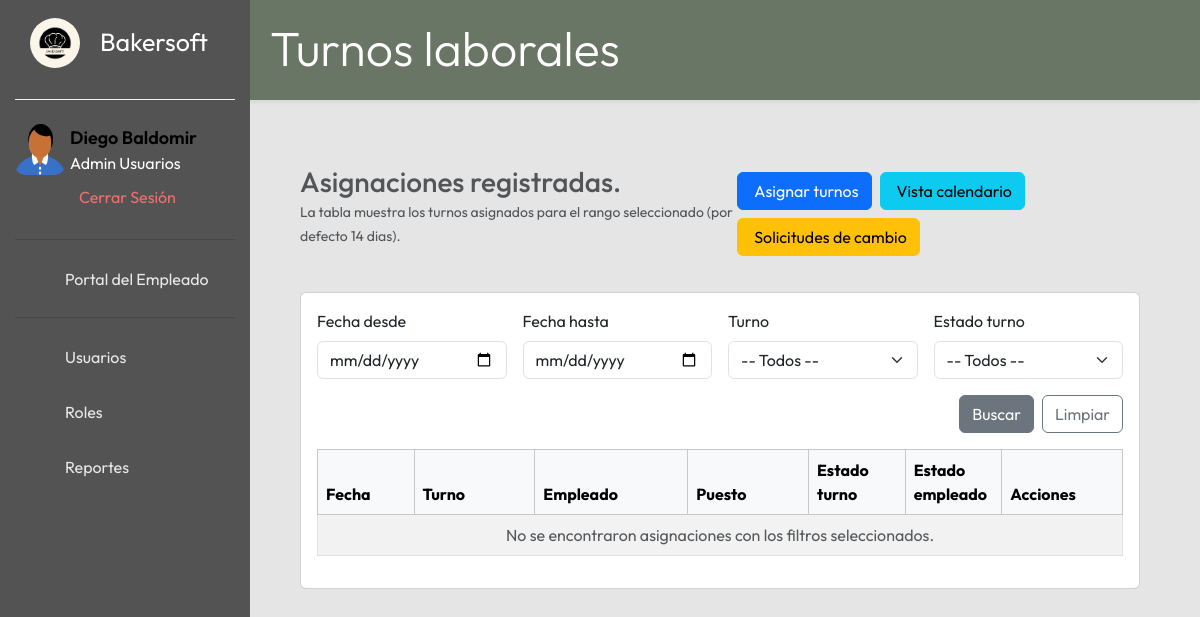
/turnos/vista/index.php (signed in), run on an earlier commit of the app's database.
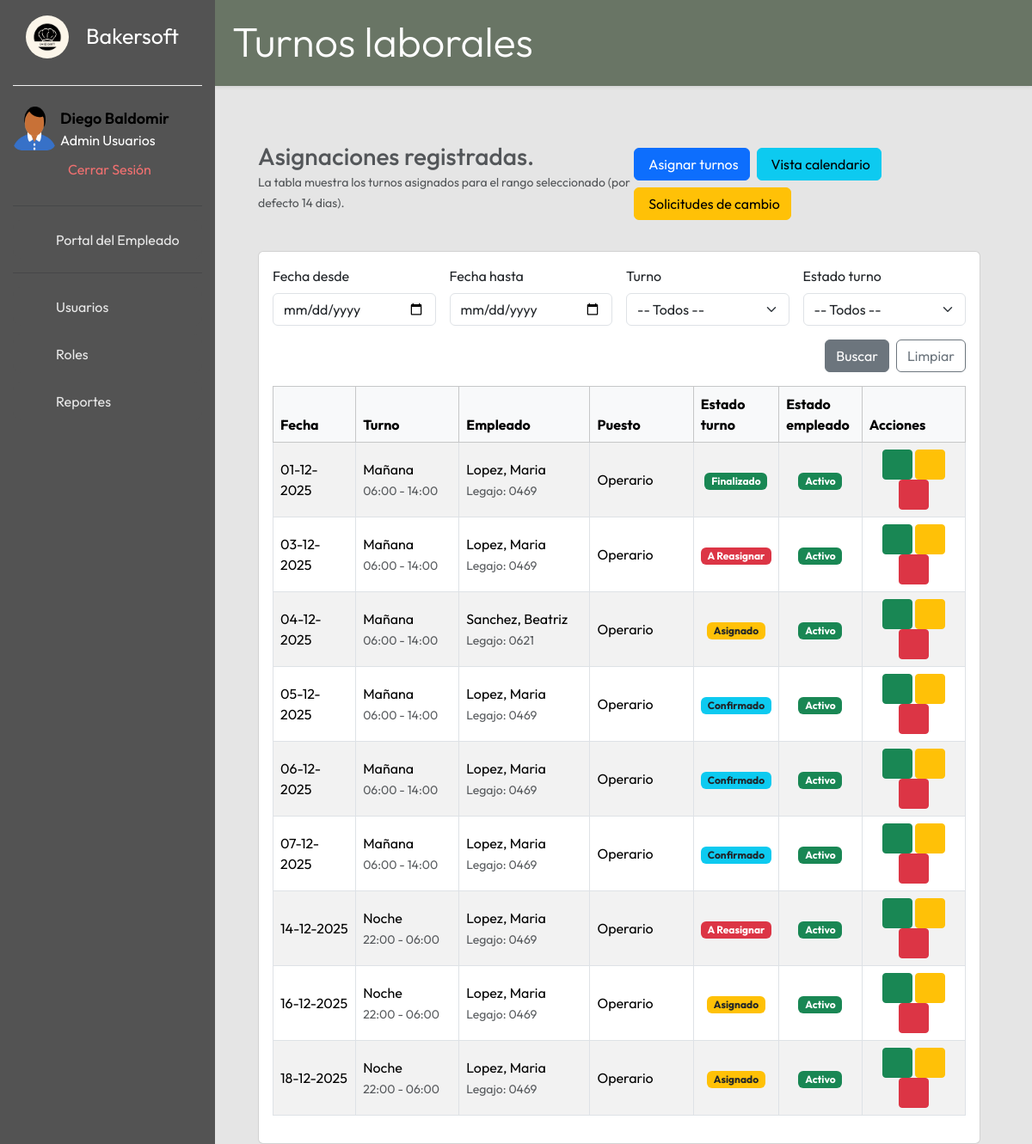
And on a later commit of the database.
### tables this page shows
CREATE TABLE asignacionturnos (
  idAsignacion int NOT NULL,
  idEmpleado int NOT NULL,
  idTurno int NOT NULL,
  fecha date NOT NULL,
  estado enum('Asignado','Confirmado','Finalizado','Cancelado') NOT NULL DEFAULT 'Asignado',
  fechaAlta datetime NOT NULL DEFAULT CURRENT_TIMESTAMP,
  usuarioAlta int DEFAULT NULL
);

CREATE TABLE turnoslaborales (
  idTurno int NOT NULL,
  nombre varchar(50) NOT NULL,
  horaDesde time NOT NULL,
  horaHasta time NOT NULL,
  descripcion varchar(255) DEFAULT NULL,
  estado enum('Activo','Inactivo') NOT NULL DEFAULT 'Activo'
);

CREATE TABLE empleados (
  id_empleado int NOT NULL,
  nombre varchar(100) NOT NULL,
  apellido varchar(100) NOT NULL,
  sexo enum('Masculino','Femenino','Otro','Prefiero no decir') DEFAULT NULL,
  id_estado_civil int DEFAULT NULL,
  fecha_nac date DEFAULT NULL,
  dni varchar(15) NOT NULL,
  cuil varchar(11) DEFAULT NULL,
  legajo varchar(20) DEFAULT NULL,
  email varchar(100) DEFAULT NULL,
  telefono varchar(20) DEFAULT NULL,
  direccion varchar(150) DEFAULT NULL,
  provincia int NOT NULL,
  localidad int NOT NULL,
  fecha_ingreso date NOT NULL,
  id_puesto int DEFAULT NULL,
  estado enum('Activo','Inactivo') NOT NULL DEFAULT 'Activo',
  eliminado tinyint(1) NOT NULL DEFAULT '0',
  fecha_baja datetime DEFAULT NULL,
  usuario_id int DEFAULT NULL
);

CREATE TABLE puesto (
  idPuesto int NOT NULL,
  descrPuesto varchar(50) NOT NULL
);

### config/bd.php (called while the page is built)
<?php
class bd {
    private $host;
    private $dbname;
    private $user;
    private $password;
    function __construct(){
        $this->host = "localhost";
        $this->dbname = "bakersoft";
        $this->user = "root";
        $this->password = "";
    }
    public function conexion(){
    try{
        $PDO = new PDO("mysql:host=".$this->host.";dbname=".$this->dbname,$this->user,$this->password);
        return $PDO;
    }catch(PDOexception $ex){
        return $ex->getMessage();
    }
    }
}
?>

### turnos/controlador/controladorTurnos.php (called while the page is built, shortened)
<?php
class controladorTurnos
{
    private $modelo;
    public function __construct()
    {
        require_once __DIR__ . ("/../modelo/modeloTurnos.php");
        $this->modelo = new modeloTurnos();
    }
    public function listarAsignaciones($fechaDesde = null, $fechaHasta = null, $idTurno = null, $estado = null)
    {
        if (!in_array($estado, ['Asignado', 'Confirmado', 'Finalizado', 'Cancelado', ''], true)) {
            $estado = null;
        }
        return $this->modelo->obtenerAsignacionesDetalle($fechaDesde, $fechaHasta, $idTurno, $estado);
    }
}

### turnos/modelo/modeloTurnos.php (called while the page is built, shortened)
<?php
class modeloTurnos
{
    private $PDO;
    public function __construct()
    {
        require_once __DIR__ . ("/../../config/bd.php");
        $con = new bd();
        $this->PDO = $con->conexion();
    }
    public function obtenerAsignacionesDetalle($fechaDesde = null, $fechaHasta = null, $idTurno = null, $estado = null)
    {
        $sql = "
            SELECT
                a.idAsignacion,
                a.fecha,
                a.idTurno,
                a.estado          AS estadoAsignacion,
                t.nombre          AS nombreTurno,
                t.horaDesde,
                t.horaHasta,
                e.id_empleado,
                e.legajo,
                e.nombre,
                e.apellido,
                p.descrPuesto,
                e.estado          AS estadoEmpleado
            FROM asignacionturnos a
            JOIN turnoslaborales t ON t.idTurno      = a.idTurno
            JOIN empleados      e ON e.id_empleado   = a.idEmpleado
            LEFT JOIN puesto    p ON p.idPuesto      = e.id_puesto
            WHERE 1 = 1
        ";
        $params = [];
        $sql .= "
            ORDER BY
                a.fecha ASC,
                t.horaDesde ASC,
                e.apellido ASC,
                e.nombre ASC
        ";
        $stmt = $this->PDO->prepare($sql);
        $stmt->execute($params);
        return $stmt->fetchAll(PDO::FETCH_ASSOC);
    }
}

### turnos/vista/index.php (the view, shortened to what this page needs)
<?php
$currentPage = 'turnos';
include_once("../../includes/head_app.php");
require_once("../controlador/controladorTurnos.php");
$ctrl = new controladorTurnos();
$fechaDesde = $_GET['fechaDesde'] ?? '';
$fechaHasta = $_GET['fechaHasta'] ?? '';
$idTurno    = $_GET['idTurno']    ?? '';
$estado     = $_GET['estado']     ?? '';
$asignaciones = $ctrl->listarAsignaciones(
  $fechaDesde ?: null,
  $fechaHasta ?: null,
  $idTurno    ?: null,
  $estado     ?: null
);
?>
<div class="titulo-contenido shadow-sm">
  <h1 class="display-5">Turnos laborales</h1>
</div>
<div class="contenido-principal">
  <div class="encabezado-tabla d-flex justify-content-between align-items-center mb-3 mt-3">
    <div>
      <h3 class="mb-0 text-muted">Asignaciones registradas.</h3>
      <small class="text-muted">
        La tabla muestra los turnos asignados para el rango seleccionado (por defecto 14 dias).
      </small>
    </div>
      <div class="d-flex flex-wrap align-items-center gap-3">
    <div class="d-flex flex-wrap gap-2">
        <a href="planificacion.php"
           class="btn btn-primary d-flex align-items-center gap-1">
          <span>Asignar turnos</span>
        </a>
        <a href="calendario.php"
           class="btn btn-info d-flex align-items-center gap-1">
          <span>Vista calendario</span>
        </a>
        <a href="solicitudes.php"
           class="btn btn-warning d-flex align-items-center gap-1">
          <span>Solicitudes de cambio</span>
        </a>
    </div>
  </div>
  </div>
  <div class="contenido">
    <div class="card">
      <div class="card-body">
        <form method="get" class="row g-3 mb-3">
          <div class="col-md-3">
            <label for="fechaDesde" class="form-label">Fecha desde</label>
            <input type="date" id="fechaDesde" name="fechaDesde"
              class="form-control"
              value="<?php echo htmlspecialchars($fechaDesde); ?>">
          </div>
          <div class="col-md-3">
            <label for="fechaHasta" class="form-label">Fecha hasta</label>
            <input type="date" id="fechaHasta" name="fechaHasta"
              class="form-control"
              value="<?php echo htmlspecialchars($fechaHasta); ?>">
          </div>
          <div class="col-md-3">
            <label for="idTurno" class="form-label">Turno</label>
            <select id="idTurno" name="idTurno" class="form-select">
              <option value="">-- Todos --</option>
            </select>
          </div>
          <div class="col-md-3">
            <label for="estado" class="form-label">Estado turno</label>
            <select id="estado" name="estado" class="form-select">
              <option value="">-- Todos --</option>
            </select>
          </div>
          <div class="col-12 d-flex justify-content-end">
            <button type="submit" class="btn btn-secondary me-2">
              <span>Buscar</span>
            </button>
            <a href="index.php" class="btn btn-outline-secondary">
              <span>Limpiar</span>
            </a>
          </div>
        </form>
        <div class="table-responsive tabla-empleados mt-3">
          <table class="table table-striped table-bordered align-middle">
            <thead class="table-light">
              <tr>
                <th style="width: 12%;">Fecha</th>
                <th style="width: 15%;">Turno</th>
                <th style="width: 19%;">Empleado</th>
                <th style="width: 15%;">Puesto</th>
                <th style="width: 12%;">Estado turno</th>
                <th style="width: 12%;">Estado empleado</th>
                <th style="width: 15%;">Acciones</th>
              </tr>
            </thead>
            <tbody>
              <?php if (empty($asignaciones)): ?>
                <tr>
                  <td colspan="7" class="text-center text-muted">
                    No se encontraron asignaciones con los filtros seleccionados.
                  </td>
                </tr>
              <?php else: ?>
                <?php foreach ($asignaciones as $row): ?>
                  <tr>
                    <td><?php echo date("d-m-Y", strtotime($row['fecha'])); ?></td>
                    <td>
                      <?php echo htmlspecialchars($row['nombreTurno']); ?><br>
                      <small class="text-muted">
                        <?php echo substr($row['horaDesde'], 0, 5) . " - " . substr($row['horaHasta'], 0, 5); ?>
                      </small>
                    </td>
                    <td>
                      <?php echo htmlspecialchars($row['apellido'] . ', ' . $row['nombre']); ?><br>
                      <small class="text-muted">Legajo: <?php echo htmlspecialchars($row['legajo']); ?></small>
                    </td>
                    <td><?php echo htmlspecialchars($row['descrPuesto']); ?></td>
                    <td class="text-center">
                      <?php if ($row['estadoAsignacion'] === 'Asignado'): ?>
                        <span class="badge bg-warning text-dark">Asignado</span>
                      <?php elseif ($row['estadoAsignacion'] === 'Confirmado'): ?>
                        <span class="badge bg-info text-dark">Confirmado</span>
                      <?php elseif ($row['estadoAsignacion'] === 'Finalizado'): ?>
                        <span class="badge bg-success">Finalizado</span>
                      <?php elseif ($row['estadoAsignacion'] === 'Cancelado'): ?>
                        <span class="badge bg-danger">A Reasignar</span>
                      <?php else: ?>
                        <span class="badge bg-secondary">N/A</span>
                      <?php endif; ?>
                    </td>
                    <td class="text-center">
                      <?php if ($row['estadoEmpleado'] === 'Activo'): ?>
                        <span class="badge bg-success">Activo</span>
                      <?php else: ?>
                        <span class="badge bg-secondary"><?php echo htmlspecialchars($row['estadoEmpleado']); ?></span>
                      <?php endif; ?>
                    </td>
                    <td class="text-center">
                      <button type="button"
                        class="btn btn-sm btn-success btn-ver"
                        title="Ver Turno"
                        data-id="<?php echo $row['idAsignacion']; ?>">
                      </button>
                      <button type="button"
                        class="btn btn-sm btn-warning btn-reasignar"
                        title="Reasignar"
                        data-id="<?php echo $row['idAsignacion']; ?>">
                      </button>
                      <button type="button"
                        class="btn btn-sm btn-danger btn-eliminar"
                        title="Eliminar"
                        data-id="<?php echo $row['idAsignacion']; ?>">
                      </button>
                    </td>
                  </tr>
                <?php endforeach; ?>
              <?php endif; ?>
            </tbody>
          </table>
        </div>
      </div>
    </div>
  </div>
</div>
<?php
require_once("foot/foot.php");
?>

### includes/head_app.php (shortened to what this page needs)
<?php
$rolActual   = $_SESSION['rol'] ?? '';
$currentPage = $currentPage ?? '';
$base = "/bakersoft";
?>
<!DOCTYPE html>
<html lang="en">
<head>
    <link href="https://cdn.jsdelivr.net/npm/bootstrap@5.3.2/dist/css/bootstrap.min.css" rel="stylesheet"
 />
    <link rel="stylesheet" href="/bakersoft/rsc/estilos/style.css">
    <link rel="stylesheet" href="/bakersoft/rsc/estilos/contenido.css">
</head>
<body>
    <div class="barra-lateral">
        <div class="nombre-pagina">
            <img src="/bakersoft/rsc/img/Logo.jfif" alt="LOGO">
            <span>Bakersoft</span>
        </div>
        <br>
        <div class="linea"></div>
        <br>
        <div class="usuario">
            <img src="/bakersoft/rsc/img/user-icon.png" alt="">
            <div class="datos-usuario">
                <div class="nombre-email">
                    <span class="nombre"><?php echo $_SESSION['nomyapellido'];  ?></span>
                    <span class="rol"><?php echo $_SESSION['rol'];  ?></span>
                </div>
            </div>
        </div>
        <div class="cerrar_sesion">
            <a href="/bakersoft/login/vista/logout.php" class="d-flex align-items-center">
                <span>Cerrar Sesión</span>
            </a>
        </div>
        <nav class="navegacion">
            <ul>
                <hr>
                <li>
                    <a class="" href="/bakersoft/empleado/vista/index.php">
                        <span>Portal del Empleado</span>
                    </a>
                </li>
                <hr>
                <?php foreach ($menuItems as $item): ?>
                    <?php if (!in_array($rolActual, $item['roles'])) continue; ?>
                    <?php $activeClass = ($currentPage === $item['id']) ? 'active' : ''; ?>
                    <li>
                        <a class="<?php echo $activeClass; ?>" href="<?php echo $item['href']; ?>">
                            <span><?php echo $item['label']; ?></span>
                        </a>
                    </li>
                <?php endforeach; ?>
            </ul>
        </nav>
    </div>

### turnos/vista/foot/foot.php (shortened to what this page needs)
</body>
</html>

### Bakersoft/rsc/estilos/style.css (style rules this page uses)
:root { --color-barra-lateral:rgb(83, 83, 83); --color-texto:rgb(0,0,0); --color-texto-menu:rgb(233, 233, 233); --color-boton:rgb(0,0,0); --color-boton-texto:rgb(255,255,255); --color-menu-hover:rgb(238,238,238); --color-menu-hover-texto:rgb(0,0,0); --color-linea:rgb(241,241,241); }
* { margin: 0; padding: 0; box-sizing: border-box; font-family: 'Outfit', sans-serif; }
body { height: 100vh; width: 100%; background-color: #E5E5E5; background-position: center; background-size: cover; }
.barra-lateral { width: 250px; height: 100%; overflow: hidden; padding: 20px 15px; transition: width 0.5s ease; background-color: var(--color-barra-lateral); position: fixed;; }
.barra-lateral span { width: 100px; white-space: nowrap; text-align: left; opacity: 1; transition: opacity 0.5s ease, width 0.3s ease; }
.barra-lateral .nombre-pagina { width: 100%; height: 45px; margin-bottom: 10px; display: flex; align-items: center; background-color: transparent; }
.barra-lateral .nombre-pagina img { width: 50px; height: 50px; border-radius: 50px; font-size: 40px; margin-left: 15px; }
.barra-lateral .nombre-pagina span { font-size: 25px; margin-left: 20px; color: white;; }
.barra-lateral .navegacion { margin-top: 30px; }
.barra-lateral .navegacion ul { padding: 0; }
.barra-lateral .navegacion li { list-style: none; display: flex; margin-bottom: 10px; }
.barra-lateral .navegacion a { width: 100%; height: 45px; display: flex; align-items: center; text-decoration: none; border-radius: 10px; background-color: var(--color-barra-lateral); color: var(--color-texto-menu); }
.cerrar_sesion { display: flex; width: 60%; justify-content:space-evenly; align-items: center; margin-bottom: 15px; margin-left: 45px; }
.cerrar_sesion a { color: rgb(240, 112, 112) !important; text-decoration: none; }
.barra-lateral .linea { width: 100%; height: 1px; background-color: var(--color-linea); }
.barra-lateral .usuario { width: 100%; display: flex; margin-bottom: 10px; }
.barra-lateral .usuario img { width: 50px; min-width: 50px; border-radius: 10px; }
.barra-lateral .usuario .datos-usuario { width: 100%; display: flex; align-items: center; justify-content: space-between; color: var(--color-texto); overflow: hidden; }
.barra-lateral .usuario .nombre-email { width: 100%; display: flex; flex-direction: column; margin-left: 5px; }
.barra-lateral .usuario .nombre-email .rol { color: white; }
.barra-lateral .usuario .nombre { font-size: 18px; font-weight: 600; }

### Bakersoft/rsc/estilos/contenido.css (style rules this page uses)
:root { --color-boton:#157a33; --color-boton-texto:rgb(255, 255, 255); }
.contenido-principal { width: 70%; margin-left: 300px; padding-top: 40px; }
.titulo-contenido { height: 100px; margin-left: 250px; background-color: #697565; padding: 20px; color: white; }
.contenido-principal .encabezado-tabla { display: flex; justify-content: space-between; }
.contenido-principal .contenido { padding-top: 20px; }
.contenido-principal .contenido .tabla-empleados button { width: 35px; height: 35px; padding: 5px; }

What changed in the data, as far as the page shows it:
added asignacionturnos: fecha "01-12-2025", idTurno.nombre "Mañana", idTurno.horaDesde "06:00", idTurno.horaHasta "14:00", idEmpleado.nombre "Lopez, Maria", idEmpleado.legajo "0469", puesto.descrPuesto "Operario", estado "Finalizado"
added asignacionturnos: fecha "03-12-2025", idTurno.nombre "Mañana", idTurno.horaDesde "06:00", idTurno.horaHasta "14:00", idEmpleado.nombre "Lopez, Maria", idEmpleado.legajo "0469", puesto.descrPuesto "Operario", estado "A Reasignar"
added asignacionturnos: fecha "04-12-2025", idTurno.nombre "Mañana", idTurno.horaDesde "06:00", idTurno.horaHasta "14:00", idEmpleado.nombre "Sanchez, Beatriz", idEmpleado.legajo "0621", puesto.descrPuesto "Operario", estado "Asignado"
added asignacionturnos: fecha "05-12-2025", idTurno.nombre "Mañana", idTurno.horaDesde "06:00", idTurno.horaHasta "14:00", idEmpleado.nombre "Lopez, Maria", idEmpleado.legajo "0469", puesto.descrPuesto "Operario", estado "Confirmado"
added asignacionturnos: fecha "06-12-2025", idTurno.nombre "Mañana", idTurno.horaDesde "06:00", idTurno.horaHasta "14:00", idEmpleado.nombre "Lopez, Maria", idEmpleado.legajo "0469", puesto.descrPuesto "Operario", estado "Confirmado"
added asignacionturnos: fecha "07-12-2025", idTurno.nombre "Mañana", idTurno.horaDesde "06:00", idTurno.horaHasta "14:00", idEmpleado.nombre "Lopez, Maria", idEmpleado.legajo "0469", puesto.descrPuesto "Operario", estado "Confirmado"
added asignacionturnos: fecha "14-12-2025", idTurno.nombre "Noche", idTurno.horaDesde "22:00", idTurno.horaHasta "06:00", idEmpleado.nombre "Lopez, Maria", idEmpleado.legajo "0469", puesto.descrPuesto "Operario", estado "A Reasignar"
added asignacionturnos: fecha "16-12-2025", idTurno.nombre "Noche", idTurno.horaDesde "22:00", idTurno.horaHasta "06:00", idEmpleado.nombre "Lopez, Maria", idEmpleado.legajo "0469", puesto.descrPuesto "Operario", estado "Asignado"
added asignacionturnos: fecha "18-12-2025", idTurno.nombre "Noche", idTurno.horaDesde "22:00", idTurno.horaHasta "06:00", idEmpleado.nombre "Lopez, Maria", idEmpleado.legajo "0469", puesto.descrPuesto "Operario", estado "Asignado"
Also different on the page:
text no longer shown: "No se encontraron asignaciones con los filtros seleccionados."
